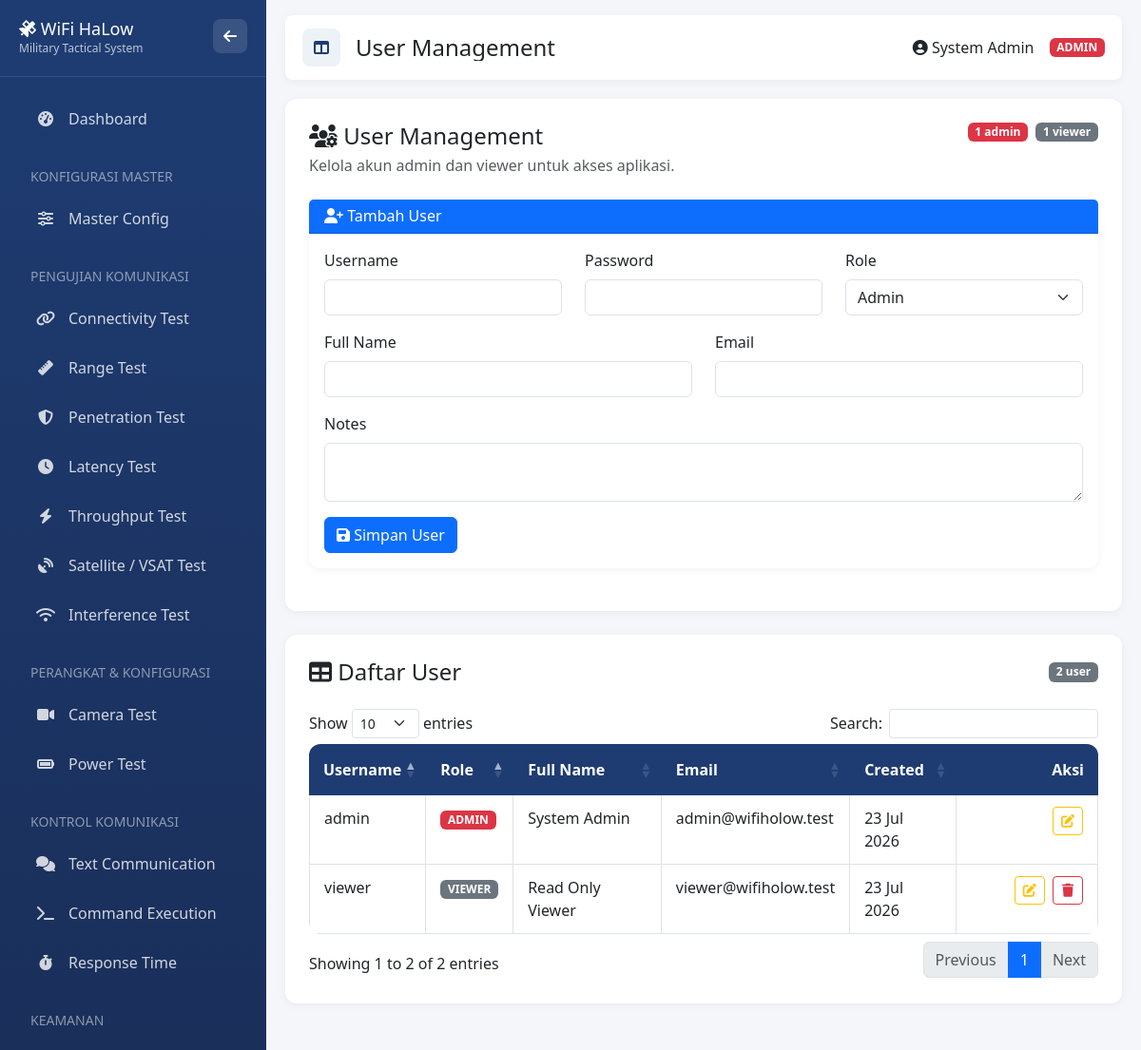
The app's page /index.php?page=users (signed in) with its own data.
### tables this page shows
CREATE TABLE users (
    id INT AUTO_INCREMENT PRIMARY KEY,
    username VARCHAR(50) NOT NULL UNIQUE,
    password VARCHAR(255) NOT NULL,
    role ENUM('admin', 'operator', 'viewer') DEFAULT 'operator',
    full_name VARCHAR(100),
    email VARCHAR(100),
    created_at TIMESTAMP DEFAULT CURRENT_TIMESTAMP,
    updated_at TIMESTAMP DEFAULT CURRENT_TIMESTAMP ON UPDATE CURRENT_TIMESTAMP,
    notes TEXT
);

### public/index.php (called while the page is built, shortened)
<?php
require_once __DIR__ . '/../config/database.php';
require_once __DIR__ . '/../app/Helpers/functions.php';
function renderView($path, $data = []) {
    extract($data, EXTR_SKIP);
    include $path;
    return ob_get_clean();
}
$page = isset($_GET['page']) ? $_GET['page'] : 'dashboard';
switch ($page) {
    case 'users':
        $content = renderView(__DIR__ . '/../resources/views/pages/users.php');
        break;
}
include __DIR__ . '/../resources/views/layouts/app.php';

### config/database.php (called while the page is built, shortened)
<?php
$config = [
    'host' => 'localhost',
    'dbname' => 'wifi_holow_testing',
    'username' => 'root',
    'password' => '',
    'charset' => 'utf8mb4'
];
$config['host'] = getenv('DB_HOST') ?: $config['host'];
$config['dbname'] = getenv('DB_NAME') ?: $config['dbname'];
$config['username'] = getenv('DB_USER') ?: $config['username'];
$config['password'] = getenv('DB_PASS') ?: $config['password'];
try {
    $pdo = new PDO(
        "mysql:host={$config['host']};dbname={$config['dbname']};charset={$config['charset']}",
        $config['username'],
        $config['password'],
        [
            PDO::ATTR_ERRMODE => PDO::ERRMODE_EXCEPTION,
            PDO::ATTR_DEFAULT_FETCH_MODE => PDO::FETCH_ASSOC,
            PDO::ATTR_EMULATE_PREPARES => false,
        ]
    );
} catch (PDOException $e) {
    die("Database connection failed: " . $e->getMessage());
}
function query($sql, $params = []) {
    global $pdo;
    $stmt = $pdo->prepare($sql);
    $stmt->execute($params);
    return $stmt;
}
function fetchAll($sql, $params = []) {
    $stmt = query($sql, $params);
    return $stmt->fetchAll();
}

### app/Helpers/functions.php (called while the page is built, shortened)
<?php
function formatDate($date) {
    return date('d M Y', strtotime($date));
}

### resources/views/pages/users.php (the view, shortened to what this page needs)
<?php
$allowedRoles = [
    'admin' => 'Admin',
    'viewer' => 'Viewer',
];
    ?>
    <?php
$users = fetchAll("SELECT id, username, role, full_name, email, notes, created_at, updated_at FROM users ORDER BY FIELD(role, 'admin', 'viewer', 'operator'), username ASC");
$adminCount = 0;
$viewerCount = 0;
foreach ($users as $user) {
    if (($user['role'] ?? '') === 'admin') {
        $adminCount++;
    } elseif (($user['role'] ?? '') === 'viewer') {
        $viewerCount++;
    }
}
?>
<div class="content-section">
    <div class="d-flex justify-content-between align-items-start flex-wrap gap-3 mb-4">
        <div>
            <h4 class="mb-1"><i class="fas fa-users-cog"></i> User Management</h4>
            <p class="text-muted mb-0">Kelola akun admin dan viewer untuk akses aplikasi.</p>
        </div>
        <div class="d-flex flex-wrap gap-2">
            <span class="badge bg-danger"><?php echo (int) $adminCount; ?> admin</span>
            <span class="badge bg-secondary"><?php echo (int) $viewerCount; ?> viewer</span>
        </div>
    </div>
    <div class="card">
        <div class="card-header bg-primary text-white">
            <h6 class="mb-0"><i class="fas fa-user-plus"></i> Tambah User</h6>
        </div>
        <div class="card-body">
            <form method="POST">
                <div class="row">
                    <div class="col-md-4 mb-3">
                        <label class="form-label">Username</label>
                        <input type="text" class="form-control" name="username" maxlength="50" required>
                    </div>
                    <div class="col-md-4 mb-3">
                        <label class="form-label">Password</label>
                        <input type="password" class="form-control" name="password" minlength="6" required>
                    </div>
                    <div class="col-md-4 mb-3">
                        <label class="form-label">Role</label>
                        <select class="form-select" name="role" required>
                            <?php foreach ($allowedRoles as $role => $label): ?>
                                <option value="<?php echo htmlspecialchars($role); ?>"><?php echo htmlspecialchars($label); ?></option>
                            <?php endforeach; ?>
                        </select>
                    </div>
                    <div class="col-md-6 mb-3">
                        <label class="form-label">Full Name</label>
                        <input type="text" class="form-control" name="full_name" maxlength="100">
                    </div>
                    <div class="col-md-6 mb-3">
                        <label class="form-label">Email</label>
                        <input type="email" class="form-control" name="email" maxlength="100">
                    </div>
                    <div class="col-12 mb-3">
                        <label class="form-label">Notes</label>
                        <textarea class="form-control" name="notes" rows="2"></textarea>
                    </div>
                </div>
                <button type="submit" class="btn btn-primary">
                    <i class="fas fa-save"></i> Simpan User
                </button>
            </form>
        </div>
    </div>
</div>
<div class="content-section">
    <div class="d-flex justify-content-between align-items-center flex-wrap gap-2 mb-4">
        <h4 class="mb-0"><i class="fas fa-table"></i> Daftar User</h4>
        <span class="badge bg-secondary"><?php echo count($users); ?> user</span>
    </div>
    <div class="table-responsive">
        <table class="table table-bordered table-hover data-table user-data-table" width="100%">
            <thead>
                <tr>
                    <th>Username</th>
                    <th>Role</th>
                    <th>Full Name</th>
                    <th>Email</th>
                    <th>Created</th>
                    <th class="text-end">Aksi</th>
                </tr>
            </thead>
            <tbody>
                <?php foreach ($users as $user): ?>
                    <?php
                    $role = $user['role'] ?? 'viewer';
                    $roleClass = $role === 'admin' ? 'danger' : ($role === 'viewer' ? 'secondary' : 'info');
                    ?>
                    <tr>
                        <td><?php echo htmlspecialchars($user['username']); ?></td>
                        <td><span class="badge bg-<?php echo $roleClass; ?>"><?php echo strtoupper(htmlspecialchars($role)); ?></span></td>
                        <td><?php echo htmlspecialchars($user['full_name'] ?: '-'); ?></td>
                        <td><?php echo htmlspecialchars($user['email'] ?: '-'); ?></td>
                        <td><?php echo htmlspecialchars(formatDate($user['created_at'])); ?></td>
                        <td class="text-end text-nowrap table-action-buttons">
                            <button type="button" class="btn btn-outline-warning btn-sm user-edit-btn" data-record-id="<?php echo (int) $user['id']; ?>" title="Edit user">
                                <i class="fas fa-edit"></i>
                            </button>
                            <?php if ((int) $user['id'] !== (int) ($_SESSION['user_id'] ?? 0)): ?>
                                <button type="button" class="btn btn-outline-danger btn-sm user-delete-btn" data-record-id="<?php echo (int) $user['id']; ?>" title="Hapus user">
                                    <i class="fas fa-trash"></i>
                                </button>
                            <?php endif; ?>
                        </td>
                    </tr>
                <?php endforeach; ?>
            </tbody>
        </table>
    </div>
</div>

### records on screen
users: username "admin", role "ADMIN", full_name "System Admin", email "admin@wifiholow.test", created_at "23 Jul 2026"
users: username "viewer", role "VIEWER", full_name "Read Only Viewer", email "viewer@wifiholow.test", created_at "23 Jul 2026"

### other values on screen
$title "User Management"
$_SESSION['full_name'] "System Admin"
$currentRole "ADMIN"
$adminCount "1"
$viewerCount "1"
count($users) "2"
form field role "Admin"
